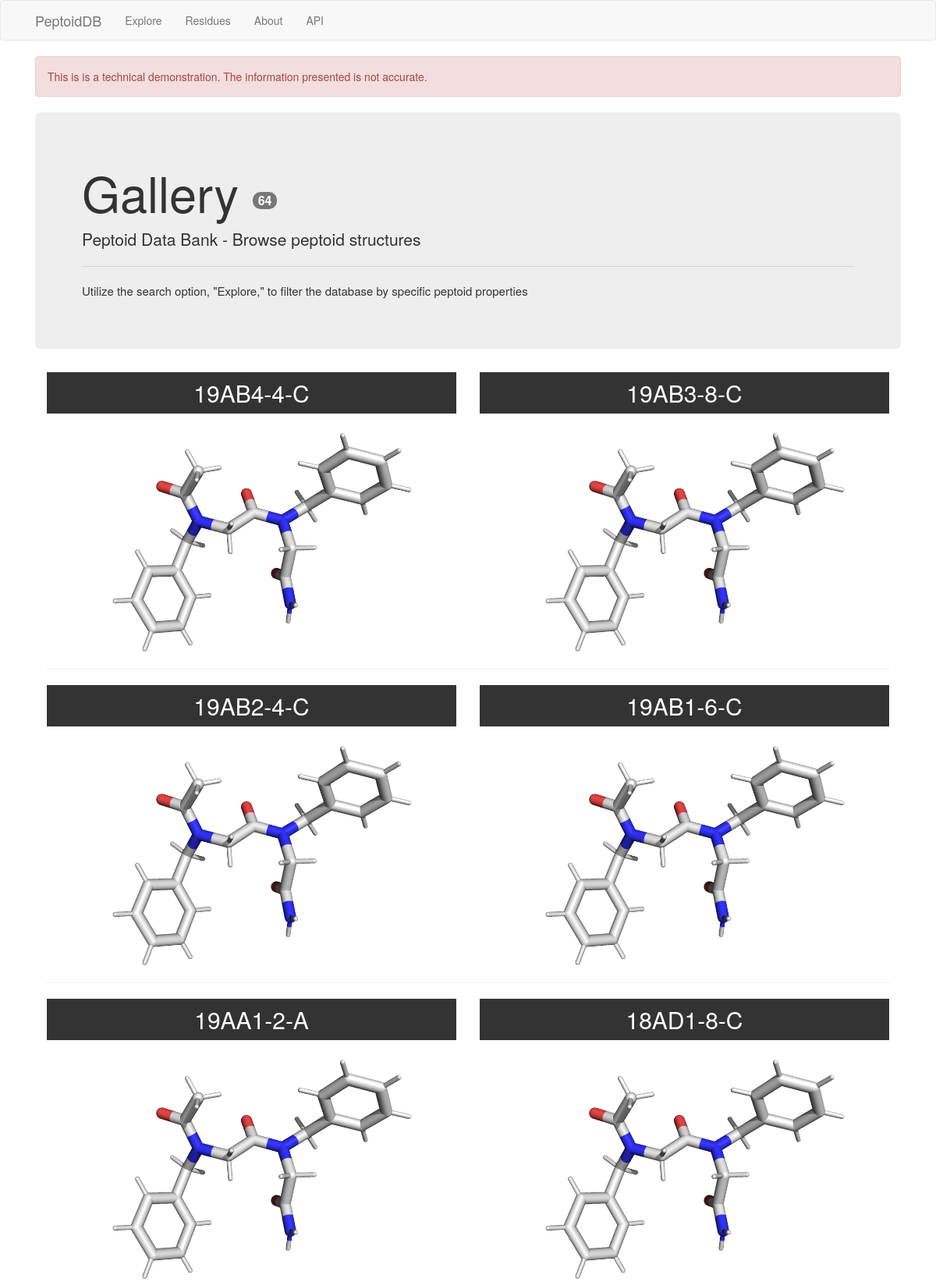
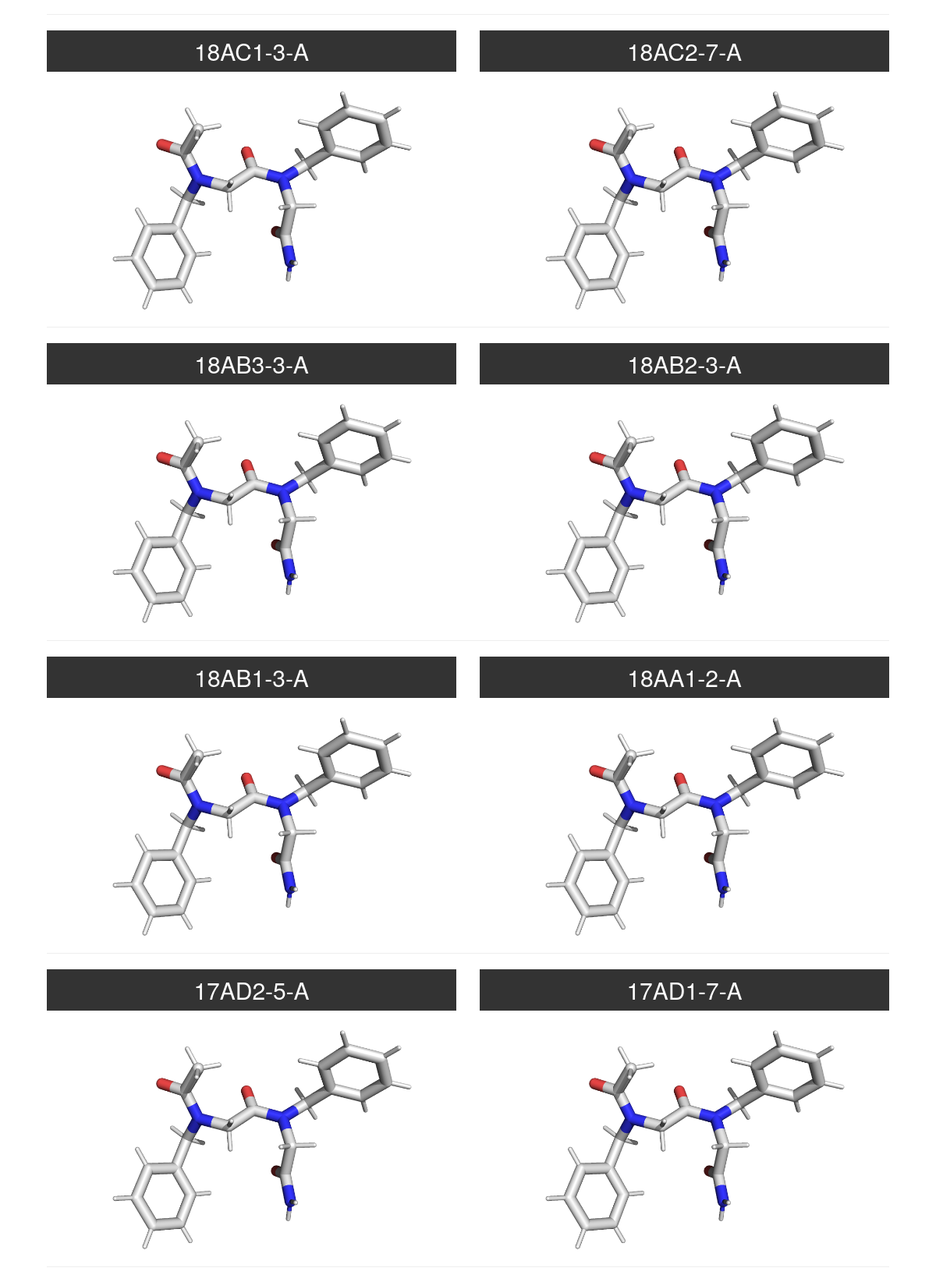
The page /home (upper part) on the database its author committed (2 pictures, top to bottom).
### app/models.py (models this page shows, shortened)
class Peptoid(db.Model):
    code = db.Column(db.String(16), primary_key=True)
    image = db.Column(db.Text, index=True, unique=False)
    title = db.Column(db.Text, index=True, unique=False)
    release = db.Column(db.DateTime, index=True, unique=False)
    experiment = db.Column(db.Text, index=True, unique=False)
    pub_doi = db.Column(db.String(32), index=True, unique=False)
    struct_doi = db.Column(db.String(32), index=True, unique=False)
    topology = db.Column(db.String(1), index=True, unique=False)
    sequence = db.Column(db.String(1024), index=True, unique=False)
    peptoid_author = db.relationship('Author', secondary=peptoid_author, lazy='dynamic',
                                     backref=db.backref('peptoids'))
    peptoid_residue = db.relationship('Residue', secondary=peptoid_residue, lazy='dynamic',
                                      backref=db.backref('peptoids'))

### app/routes/routes.py (the view)
@bp.route('/')
@bp.route('/home')
def home():
    properties = get_home([p for p in Peptoid.query.order_by(Peptoid.release.desc()).all()])
    return render_template('home.html',
            title = 'Gallery',
            peptoid_codes = properties[0],
            peptoid_urls = properties[1],
            peptoid_titles = properties[2],
            peptoid_sequences = properties[3],
            images = properties[4],
            data = properties[5]
        )

### app/routes/routes.py (called while the page is built)
def get_home(peptoids):
    peptoid_codes = []
    peptoid_urls = []
    peptoid_titles = []
    peptoid_sequences = []
    images = []
    data = []
    for p in peptoids:
        peptoid_codes.append(p.code)
        peptoid_titles.append(p.title)
        peptoid_urls.append(url_for('routes.peptoid',code=p.code))
        peptoid_sequences.append(p.sequence)
        if p.experiment == 'X-Ray Diffraction':
            data.append("https://www.doi.org/{}".format(p.struct_doi))
        else:
            data.append("https://www.doi.org/{}".format(p.pub_doi))
    return [peptoid_codes, peptoid_urls, peptoid_titles, peptoid_sequences, images, data]

### app/templates/home.html (shortened to what this page needs)
{% extends "base.html" %}  {%
block styles %} {{super()}}
<link
  rel="stylesheet"
  href="{{url_for('static', filename='bootstrap-grid.css')}}"
/>
<link rel="stylesheet" href="{{url_for('static', filename='images.css')}}" />
{% endblock %}  {% block app_content %}
<div class="jumbotron">
  <h1 class="display-4"> {{ title }} <span class="badge badge-secondary" style='font-size: medium;'>{{ peptoid_codes.__len__() }}</span></h1>
  <p>Peptoid Data Bank - Browse peptoid structures</p>
  <hr class="my-4" />
  <p style="font-size: 1.5rem; font-weight: 300;">
    Utilize the search option, "Explore," to filter the database by specific
    peptoid properties
  </p>
</div>
<div class="container">
  <div class="row block-center">
    {% for i in range(peptoid_codes.__len__())%}
    {% if i == (peptoid_codes.__len__()-1) %}
    <div class = col-sm-6>
    {% else %}
    <div class="col-sm">
    {% endif %}
    <div class = "header">
      <h2>{{ peptoid_codes[i] }}</h2>
    </div>
      <div class="fall-item fall-effect">
        <img src="{{url_for('static', filename='pep.png')}}" />
      </div>
      </div>
      {% if (i+1) % 2 == 0 and i != (peptoid_codes.__len__()-1)%}
    </div>
    <hr />
    <div class="row">
      {% endif %}
      {% endfor %}
    </div>
    <br />
    <br />
    <br />
    {% endblock %}

### app/templates/base.html (shortened to what this page needs)
<html>
  <head>
  </head>
  {% extends 'bootstrap/base.html' %}
    {% block navbar %}
    <nav class="navbar navbar-default">
      <div class="container">
        <div class="navbar-header navbar-center">
          <a class="navbar-brand" href="{{ url_for('routes.home') }}">PeptoidDB</a>
        </div>
        <div class="collapse navbar-collapse" id="bs-example-navbar-collapse-1">
          <ul class="nav navbar-nav navbar-center">
            <li><a href="{{ url_for('routes.search') }}">Explore</a></li>
            <li><a href="{{ url_for('routes.residues') }}">Residues</a></li>
            <li><a href="{{ url_for('routes.about') }}">About</a></li>
            <li><a href="{{ url_for('routes.api') }}">API</a></li>
          </ul>
        </div>
      </div>
    </nav>
    {% endblock %} {% block content %}
    <div class="container">
      <div class="alert alert-danger" role="alert">
        This is is a technical demonstration. The information presented is not
        accurate.
      </div>
       {% block app_content %}{% endblock %}
    </div>
    {% endblock %}

### app/static/images.css (style rules this page uses)
.fall-item { width: 100%; height: auto; overflow: hidden; position: relative; text-align: center; }
.fall-item img { display: block; position: relative; width: 100%; height: auto; }
.header h2 { color: #fff; text-align: center; position: relative; padding: 10px; background: rgba(0, 0, 0, 0.8); margin: 0 0 0 0; }

### rows shown on the page
Peptoid: code "19AB4-4-C"
Peptoid: code "19AB3-8-C"
Peptoid: code "19AB2-4-C"
Peptoid: code "19AB1-6-C"
Peptoid: code "19AA1-2-A"
Peptoid: code "18AD1-8-C"
Peptoid: code "18AC1-3-A"
Peptoid: code "18AC2-7-A"
Peptoid: code "18AB3-3-A"
Peptoid: code "18AB2-3-A"
Peptoid: code "18AB1-3-A"
Peptoid: code "18AA1-2-A"
Peptoid: code "17AD2-5-A"
Peptoid: code "17AD1-7-A"

### other values the page prints
{{ title }} "Gallery"
{{ peptoid_codes.__len__() }} "64"
